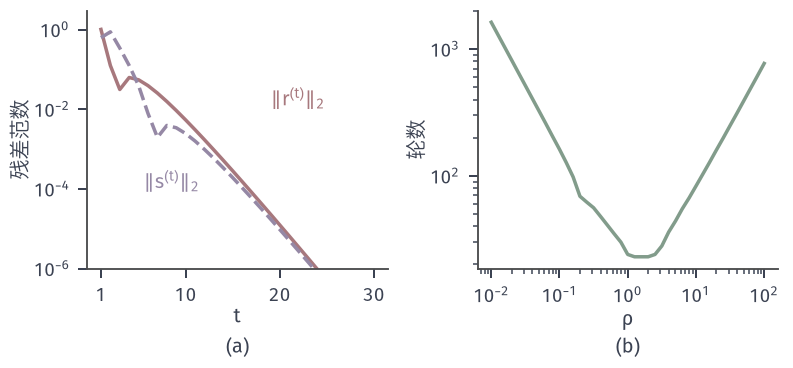

Here is the Python script that generated this plot:
from pathlib import Path
import sys
ROOT = next(p for p in Path(__file__).resolve().parents if (p/'build.sh').is_file() and (p/'tex/book.tex').is_file())
sys.path.insert(0, str(ROOT/'figures/00-shared/mathematical-preliminaries-upper/00-shared/comprehension-figures'))
from support import figure, save, BLUE, GREEN, YELLOW, RED, PURPLE, INK, MUTED, GRID, BLUE_FILL, GREEN_FILL, YELLOW_FILL, RED_FILL, PURPLE_FILL
import numpy as np
HERE = Path(__file__).resolve().parent
STROKE = '#4C4D4F'
def panel(fig, left, right, top, bottom, wspace=.25, hspace=.2):
    fig.set_layout_engine(None)
    fig.subplots_adjust(left=left, right=right, top=top, bottom=bottom, wspace=wspace, hspace=hspace)
def tag(fig, ax, s, y=.03):
    p = ax.get_position(); fig.text((p.x0+p.x1)/2, y, s, ha='center', va='bottom')
def opt(ax, x, y, ms=4.8, z=7): ax.plot([x],[y],'o',ms=ms,color=RED,mew=0,zorder=z)
def it(ax, x, y, ms=4.2, z=6, c=GREEN): ax.plot([x],[y],'o',ms=ms,color=c,mew=0,zorder=z)
def bare(ax): ax.set_aspect('equal'); 
# Running example: f(x)=x1^2/2+3x2^2/2, h(x)=x1+x2-4, x*=(3,1), nu*=-3.
G = np.diag([1.,3.]); A1 = np.ones(2)
def fq(X,Y): return .5*X**2+1.5*Y**2
def line(ax,lo=-2,hi=7):
    t=np.array([lo,hi]); ax.plot(t,4-t,color=STROKE,lw=1.7,solid_capstyle='butt',zorder=3)

fig,(a,b)=figure(width_mm=112,height_mm=52,ncols=2)
panel(fig,.11,.98,.97,.27,wspace=.3)
D=np.array([[1,1],[1,0],[0,1.]]);y=np.array([3,2,-1.]);gam=1.
S=lambda v,t:np.sign(v)*np.maximum(abs(v)-t,0)
def run(rho,T=2000,tol=None):
    K=np.linalg.inv(D.T@D+rho*np.eye(2));z=np.zeros(2);u=np.zeros(2);R=[];Dd=[]
    for t in range(T):
        x=K@(D.T@y+rho*(z-u));zo=z;z=S(x+u,gam/rho);u=u+x-z
        R.append(np.linalg.norm(x-z));Dd.append(rho*np.linalg.norm(z-zo))
        if tol and max(R[-1],Dd[-1])<=tol: return t+1
    return R,Dd
R,Dd=run(1.,T=30)
T=np.arange(1,31)
a.semilogy(T,R,color=RED,lw=1.4);a.semilogy(T,Dd,color=PURPLE,lw=1.4,ls='--')
a.set_xlabel('$t$',labelpad=1);a.set_ylabel('残差范数',labelpad=1);a.set_xticks([1,10,20,30]);a.set_ylim(1e-6,3)
a.text(19,.012,'$\\|\\mathbf{r}^{(t)}\\|_2$',color=RED);a.text(5.5,1e-4,'$\\|\\mathbf{s}^{(t)}\\|_2$',color=PURPLE)
rs=np.logspace(-2,2,41);n=[run(r,T=20000,tol=1e-6) for r in rs]
b.loglog(rs,n,color=GREEN,lw=1.4);b.set_xlabel('$\\rho$',labelpad=1);b.set_ylabel('轮数',labelpad=1)
fig.canvas.draw();tag(fig,a,'(a)');tag(fig,b,'(b)')
save(fig,HERE,'figure',{'rho_grid':rs.round(4).tolist(),'iters':n})
